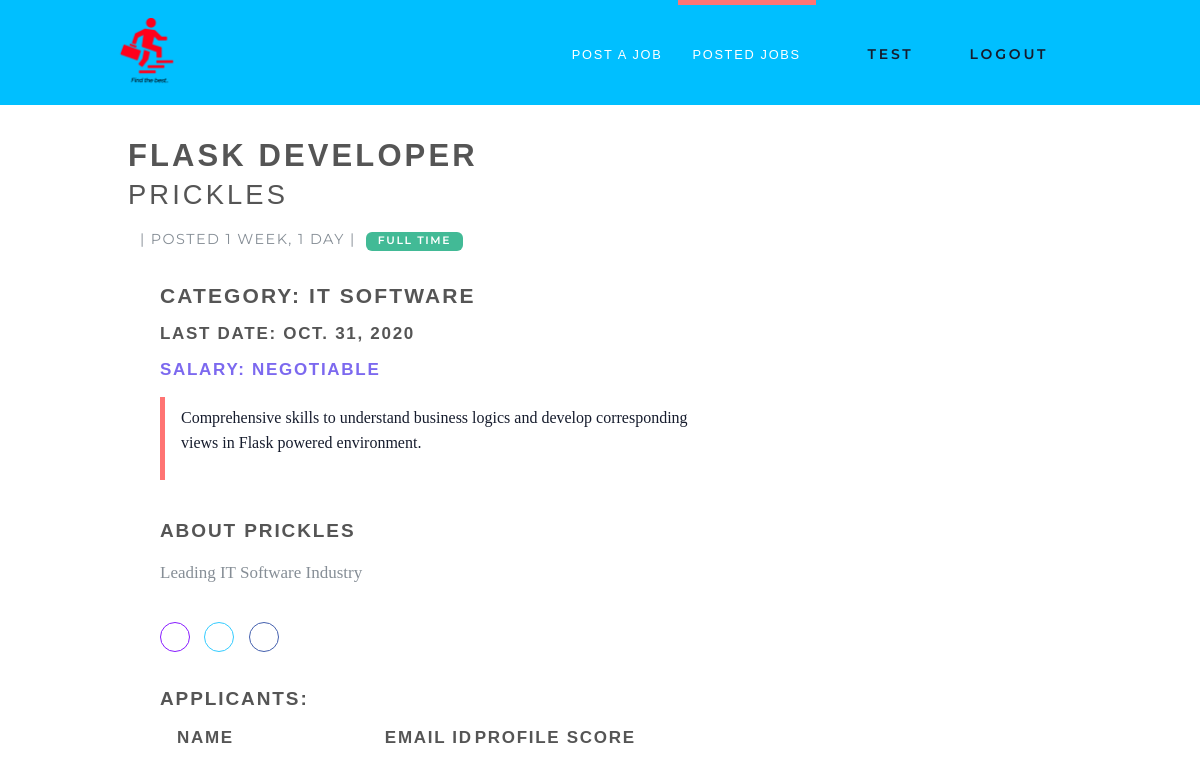
Before: /jobs/5/ (signed in) with the older database file.
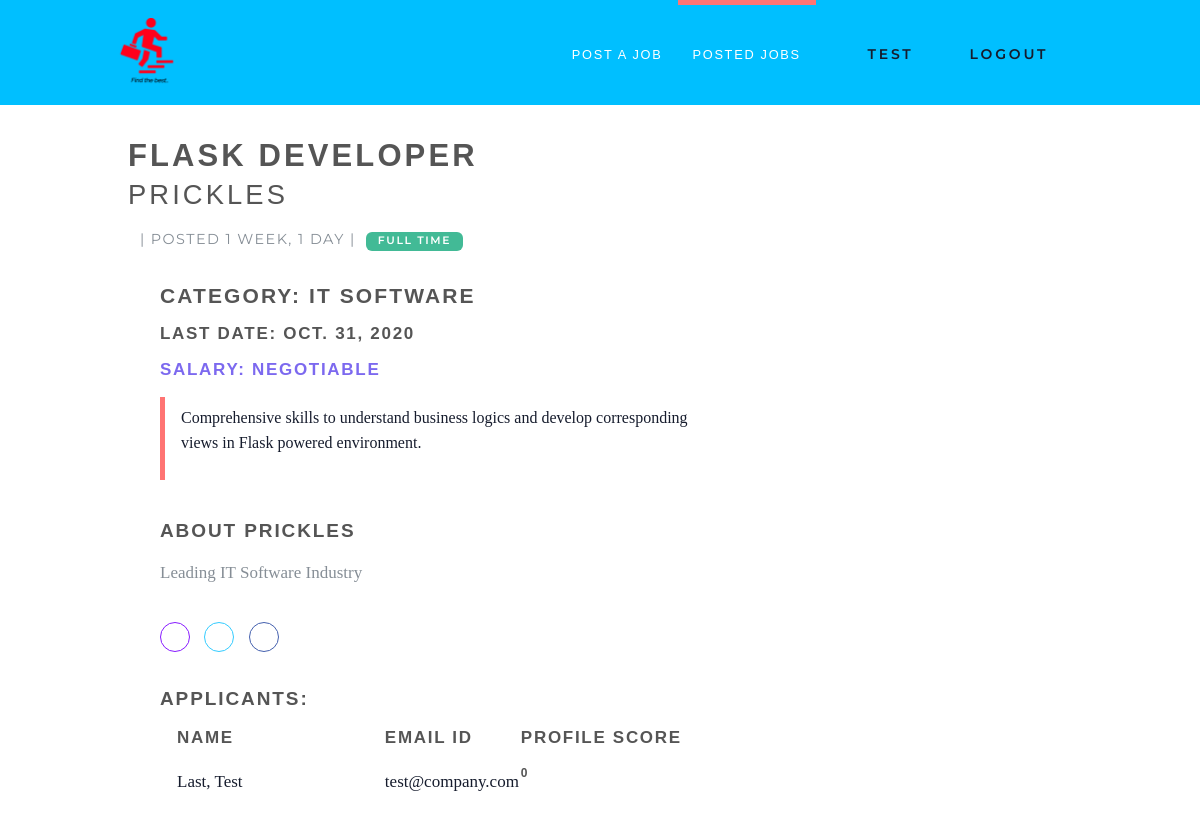
After: the same page with the newer database file.
### jobs/models.py (models this page shows, shortened)
class Applicant(models.Model):
    user = models.ForeignKey(User, on_delete=models.CASCADE)
    job = models.ForeignKey(Job, on_delete=models.CASCADE, related_name='job_applicants')
    created_at = models.DateTimeField(default=timezone.now)
    score =  models.IntegerField(default=0, blank=True, null=True)
    class Meta:
        unique_together = ['user', 'job']

### accounts/models.py (models this page shows, shortened)
class User(AbstractUser):
    username = None
    first_name = models.CharField(max_length=20)
    last_name = models.CharField(max_length=20)
    is_employee = models.BooleanField(default=False)
    is_employer = models.BooleanField(default=False)
    user_gender = models.CharField(max_length=10, choices=GENDER_CHOICES, blank=True, null=True)
    user_link = models.CharField(max_length=200, default="")
    user_skills = models.TextField(null=True, default="")
    email = models.EmailField(unique=True, blank=False,
                              error_messages={
                                  'unique': "A profile user with same email already exists in application.",
                              })
    company_name = models.CharField(max_length=20, default="")
    company_address = models.CharField(max_length=30, default="")
    USERNAME_FIELD = "email"
    REQUIRED_FIELDS = []
    objects = UserManagement()

### jobs/views/employer/views.py (the view)
# urls.py: path('jobs/<int:job_id>/',JobDetailsView.as_view(), name='job-details'),
class JobDetailsView(LoginRequiredMixin, DetailView):
    model = Applicant
    def get(self, request, job_id):
        context = []
        job = Job.objects.filter(id=job_id).first()
        apps = list(self.model.objects.filter(job=job_id))
        return render(request, 'jobs/details.html', {'apps':apps, 'job':job, 'applied_active':'active','posted_active':'active'})

### templates/jobs/details.html (shortened to what this page needs)
{% extends 'base.html' %}
{% load static %}
{% load is_already_applied %}
{% block content %}
<div class="row mt-6">
    <div class="col-12 col-md-6 align-self-stretch d-none d-md-block">
        <h2 class="ml-12" style="font-color:blue">{{ job.job_title }}<br>
            <small class="mr-4">{{ job.company_name }}</small>
        </h2>
        <div class="job-detail-description"><i class="fa fa-map-marker job__location"> </i>
            {{ job.location }} | Posted {{ job.created_at|timesince }} |
            {% if job.type == '1' %}
            <span class="badge featured-badge badge-success">Full time</span>
            {% elif job.type == '2' %}
            <span class="badge featured-badge badge-primary">Part time</span>
            {% else %}
            <span style="color: #ffffff;" class="badge featured-badge badge-warning">Internship</span>
            {% endif %}
        </div>
    </div>
</div>
<div class="row">
    <div class="col-12 col-md-6 ml-13 mt-6">
        <h3>Category: {{ job.job_category }}</h3>
        <h5>Last date: {{ job.last_date|date }}</h5>
        <h5 class="text-info">Salary: {% if job.salary > 0 %} {{ job.salary }}/Monthly {% else %} Negotiable {% endif %} </h5>
        <blockquote class="blockquote">
            <p style="font-size:16px">{{ job.job_description }}</p>
        </blockquote>
    </div>
</div>
<div class="row">
    <div class="col-12 col-md-8 ml-13 mt-5">
        <h4>About <b>{{ job.company_name }}</b></h4>
        <p class="job-detail__company-description">{{ job.company_description }}</p>
        <p class="job-detail__social social social--outline">
            <a href="{{ job.website }}" data-toggle="tooltip" data-placement="top" title="Website"
               class="link">
                <i class="fa fa-link"></i>
            </a>
            <a href="#" data-toggle="tooltip" data-placement="top" title="Twitter" class="twitter">
                <i class="fa fa-twitter"></i>
            </a>
            <a href="#" data-toggle="tooltip" data-placement="top" title="Facebook" class="facebook">
                <i class="fa fa-facebook"></i>
            </a>
        </p>
        {% if request.user.is_authenticated %}
        {% if request.user.is_employee %}
        <div class="job-detail__apply-bottom mb-6">
            {% if request.user.is_authenticated %}
            {% is_already_applied job request.user as is_applied %}
            {% if is_applied %}
            <input type="button" class="btn btn-outline-white-primary" value="Already applied"/>
            {% else %}
            <form action="{% url 'jobs:apply-job' job.id %}" method="post">
                {% csrf_token %}
                <input type="hidden" name="job" value="{{ job.id }}">
                <input type="submit" class="btn btn-outline-white-primary"
                       value="Apply for this job"/>
            </form>
            {% endif %}
            {% else %}
            <form action="{% url 'jobs:apply-job' job.id %}" method="post">
                {% csrf_token %}
                <input type="hidden" name="job" value="{{ job.id }}">
                <input type="submit" class="btn btn-outline-white-primary"
                       value="Apply for this job"/>
            </form>
            {% endif %}
        </div>
        {%else%}
        <h4>Applicants:</h4>
        <table class="ml-4 mb-8">
            <tr>
                <td style="padding-right:150px"><h5>Name</h5></td>
                <td><h5>Email ID</h5></td>
                <td><h5>Profile Score</h5></td>
            </tr>
            {%for app in apps%}
            <tr>
                <td>{{app.user.last_name}}, {{app.user.first_name}}</td>
                <td>{{app.user.email}}</td>
                <td><h6 style="align:center">{{app.score}}</h6></td>
            </tr>
            {%endfor%}
        </table>
        {%endif%}
        {%endif%}
    </div>
</div>
</div>
{% endblock %}

Changed rows visible on the page:
added Applicant: user.last_name "Last", user.first_name "Test", user.email "test@company.com", score "0"
